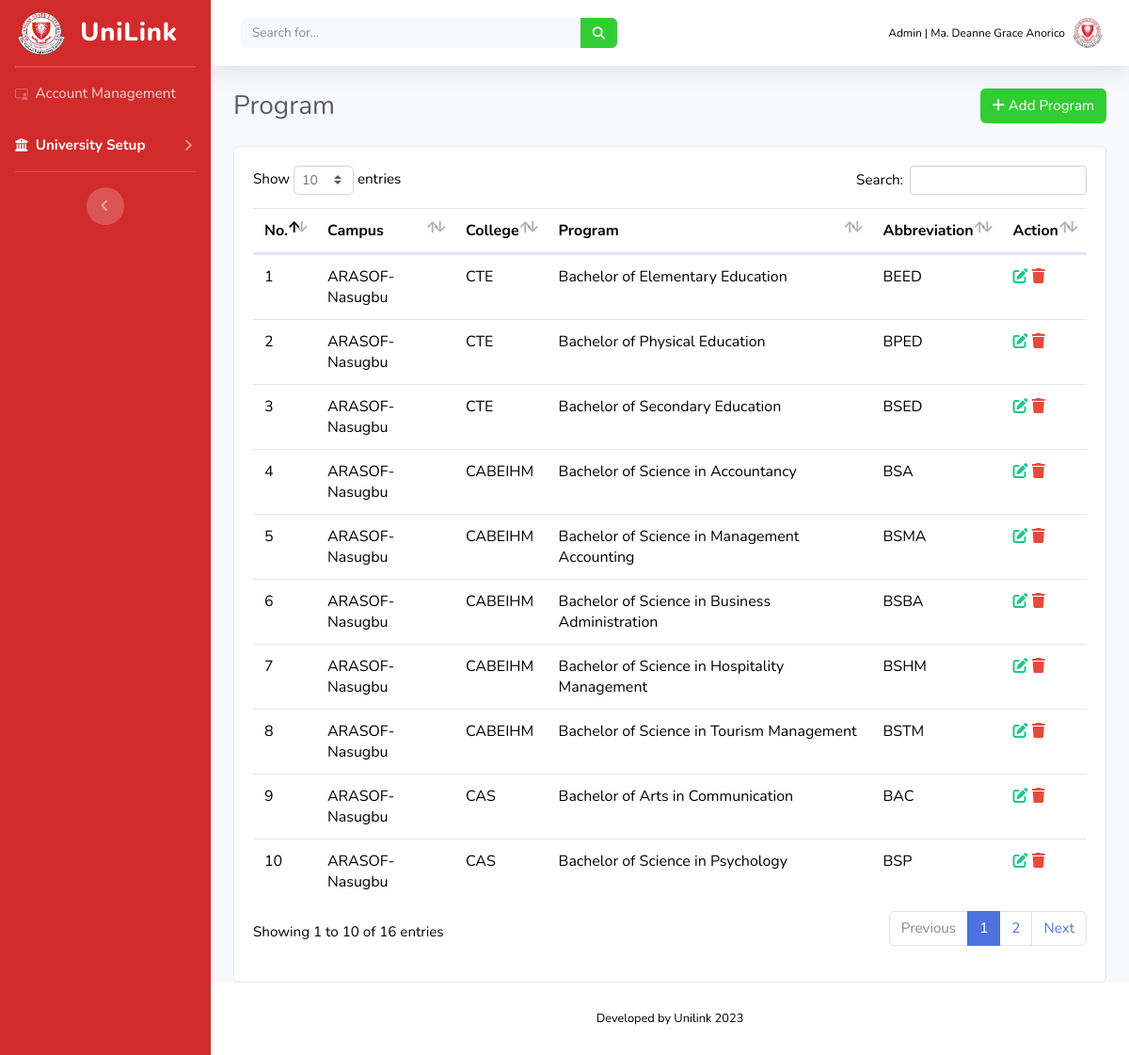
The app's page /ADMIN/program.php (signed in) with its own data.
### tables this page shows
CREATE TABLE `users` (
  `id` int(11) NOT NULL,
  `title` varchar(100) NOT NULL,
  `first_name` varchar(100) NOT NULL,
  `mid_name` varchar(100) NOT NULL,
  `last_name` varchar(100) NOT NULL,
  `sex` varchar(25) NOT NULL,
  `email` varchar(100) NOT NULL,
  `campus` varchar(255) NOT NULL,
  `college_abbrev` varchar(255) NOT NULL,
  `pass` varchar(255) NOT NULL,
  `privelege` varchar(25) NOT NULL,
  `profile_pic` varchar(200) DEFAULT NULL
);

CREATE TABLE `program` (
  `id` int(11) NOT NULL,
  `campus_id` int(11) NOT NULL,
  `college_id` int(11) NOT NULL,
  `abbreviation` varchar(50) NOT NULL,
  `program` varchar(200) NOT NULL
);

CREATE TABLE `campus` (
  `id` int(50) NOT NULL,
  `campus_name` varchar(100) NOT NULL,
  `address` varchar(100) NOT NULL
);

CREATE TABLE `college` (
  `collegeID` int(11) NOT NULL,
  `name` varchar(255) DEFAULT NULL,
  `college_abbrev` varchar(50) DEFAULT NULL,
  `campusID` int(11) DEFAULT NULL
);

### ADMIN/program.php (the view, shortened to what this page needs)
<html lang="en">
  <head>
    <link href="vendor/fontawesome-free/css/all.min.css" rel="stylesheet" type="text/css">
    <link href="https://maxcdn.bootstrapcdn.com/bootstrap/4.5.2/css/bootstrap.min.css" rel="stylesheet">
    <link rel="stylesheet" href="https://cdn.jsdelivr.net/npm/bootstrap-icons@1.11.0/font/bootstrap-icons.css">
    <link href="vendor/datatables/dataTables.bootstrap4.min.css" rel="stylesheet">
    <link href="css/sb-admin-2.min.css" rel="stylesheet">
  </head>
  <body id="page-top">
    <div id="wrapper">
      <ul class="navbar-nav bg-gradient-primary sidebar sidebar-dark accordion" id="accordionSidebar">
        <a class="sidebar-brand d-flex align-items-center justify-content-center" href="index.php">
          <img src="..\imgs\BSU.png" width="50" height="45">
          <div class="sidebar-brand-text mx-3">UniLink</div>
        </a>
        <hr class="sidebar-divider my-0">
        <hr class="sidebar-divider my-0">
        <li class="nav-item">
          <a class="nav-link" href="main_user_management.php">
            <i class="bi bi-person-video3"></i>
            <span>Account Management</span>
          </a>
        </li>
        <li class="nav-item active">
          <a class="nav-link collapsed" href="#" data-toggle="collapse" data-target="#collapseTwo" aria-expanded="true" aria-controls="collapseTwo">
            <i class="fas fa-university"></i>
            <span>University Setup</span>
          </a>
        </li>
        <hr class="sidebar-divider">
        <div class="text-center d-none d-md-inline">
          <button class="rounded-circle border-0" id="sidebarToggle"></button>
        </div>
      </ul>
      <div id="content-wrapper" class="d-flex flex-column">
        <div id="content">
          <nav class="navbar navbar-expand navbar-light bg-white topbar mb-4 static-top shadow">
            <div class="d-none d-sm-inline-block form-inline mr-auto ml-md-3 my-2 my-md-0 mw-100 navbar-search">
              <div class="input-group">
                <input type="text" class="form-control bg-light border-0 small" placeholder="Search for..." aria-label="Search" aria-describedby="basic-addon2">
                <div class="input-group-append">
                  <button class="btn btn-primary" type="button">
                  </button>
                </div>
              </div>
            </div>
            <ul class="navbar-nav ml-auto">
              <li class="nav-item dropdown no-arrow">
                <a class="nav-link dropdown-toggle" href="#" id="userDropdown" role="button" data-toggle="dropdown" aria-haspopup="true" aria-expanded="false">
                <?php
                      $id = $_SESSION['id'];
                      include '../db.php';
                      $sql = "SELECT * FROM `users` WHERE `id` = '$id'";
                      $result = $conn->query($sql);
                      $row = $result->fetch_assoc();
                    ?>
              <span class="mr-2 d-none d-lg-inline custom-text-black">Admin | <?=$row['first_name']." ".$row['last_name']?></span>
              <img class="img-profile rounded-circle" src="imgs/BSU.png">
                </a>
              </li>
            </ul>
          </nav>
          <div class="container-fluid">
            <div class="d-flex justify-content-between align-items-center mb-4">
              <h3 class="h3 mb-0 text-gray-800">Program</h3>
              <div class="d-flex">
                <a class="btn btn-primary rounded-fill" data-toggle="modal" data-target="#addcollege">
                  <i class="fas fa-plus"></i> Add Program </a>
              </div>
            </div>
            <div class="card">
              <div class="card-body">
                <div class="table">
                  <table id="programTable" class="table display" data-ordering="true" data-paging="true" data-searching="true">
                    <thead>
                      <tr>
                        <th>No.</th>
                        <th>Campus</th>
                        <th>College</th>
                        <th>Program</th>
                        <th>Abbreviation</th>
                        <th>Action</th>
                      </tr>
                    </thead>
                    <tbody>
          <?php
            $sql = "SELECT pg.id, cp.campus_name, cp.id AS `cp_id`, cl.collegeID AS `cl_id`, cl.college_abbrev, pg.program, pg.abbreviation FROM `program` AS pg INNER JOIN `campus` AS cp ON pg.campus_id = cp.id INNER JOIN `college` AS cl ON pg.college_id = cl.collegeID";
            $stmt = mysqli_stmt_init($conn);
            if (!mysqli_stmt_prepare($stmt, $sql)) {
              header("location: ./program.php?error");
              exit();
            }
            mysqli_stmt_execute($stmt);
            $result = mysqli_stmt_get_result($stmt);
            $count = 1;
            while ($row = mysqli_fetch_assoc($result)) {
          ?>
            <tr>
              <td><?= $count ?></td>
              <td><?= $row['campus_name'] ?></td>
              <td><?= $row['college_abbrev'] ?></td>
              <td><?= $row['program'] ?></td>
              <td><?= $row['abbreviation'] ?></td>
              <td>
                <a class="editProgram" data-toggle="modal" data-target="#editProgramModal" id="editProgram" onclick="setData(<?= $row['id'] ?>, '<?= $row['cp_id'] ?>', '<?= $row['cl_id'] ?>', '<?= $row['program'] ?>', '<?= $row['abbreviation'] ?>')">
                  <i class='fas fa-edit text-success'></i>
                </a>
                <a onclick="confirmDelete(<?=$row['id']?>)" name="delprogram">
                  <i class="fas fa-trash text-danger"></i>
                </a>
              </td>
            </tr>
              <?php
                $count++;
                }
              ?>
                    </tbody>
                  </table>
                </div>
              </div>
            </div>
            </div>
          </div>
          <footer class="sticky-footer bg-white">
            <div class="container my-auto">
              <div class="copyright text-center my-auto">
                <span>Developed by Unilink 2023</span>
              </div>
            </div>
          </footer>
        </div>
      </div>
  </body>
</html>

### ADMIN/program.php (style rules this page uses)
.custom-text-black { color: black; font-size: 12; }

### records on screen
users: first_name "Ma. Deanne Grace", last_name "Anorico"
program: campus.campus_name "ARASOF-Nasugbu", college.college_abbrev "CTE", program "Bachelor of Elementary Education", abbreviation "BEED"
program: campus.campus_name "ARASOF-Nasugbu", college.college_abbrev "CTE", program "Bachelor of Physical Education", abbreviation "BPED"
program: campus.campus_name "ARASOF-Nasugbu", college.college_abbrev "CTE", program "Bachelor of Secondary Education", abbreviation "BSED"
program: campus.campus_name "ARASOF-Nasugbu", college.college_abbrev "CABEIHM", program "Bachelor of Science in Accountancy", abbreviation "BSA"
program: campus.campus_name "ARASOF-Nasugbu", college.college_abbrev "CABEIHM", program "Bachelor of Science in Management Accounting", abbreviation "BSMA"
program: campus.campus_name "ARASOF-Nasugbu", college.college_abbrev "CABEIHM", program "Bachelor of Science in Business Administration", abbreviation "BSBA"
program: campus.campus_name "ARASOF-Nasugbu", college.college_abbrev "CABEIHM", program "Bachelor of Science in Hospitality Management", abbreviation "BSHM"
program: campus.campus_name "ARASOF-Nasugbu", college.college_abbrev "CABEIHM", program "Bachelor of Science in Tourism Management", abbreviation "BSTM"
program: campus.campus_name "ARASOF-Nasugbu", college.college_abbrev "CAS", program "Bachelor of Arts in Communication", abbreviation "BAC"
program: campus.campus_name "ARASOF-Nasugbu", college.college_abbrev "CAS", program "Bachelor of Science in Psychology", abbreviation "BSP"
